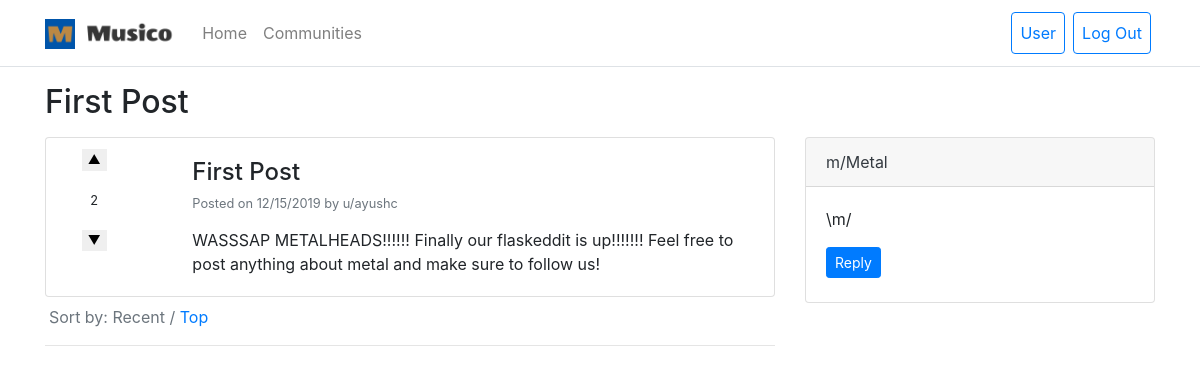
/community/Metal/post/First Post (signed in), run on the app's committed database.
### flaskeddit/models.py (models this page shows, shortened)
class Post(db.Model):
    id = db.Column(db.Integer, primary_key=True)
    title = db.Column(db.String(255), nullable=False)
    post = db.Column(db.Text, nullable=False)
    date_created = db.Column(
        db.DateTime, nullable=False, default=datetime.datetime.utcnow
    )
    user_id = db.Column(db.Integer, db.ForeignKey("app_user.id"), nullable=False)
    community_id = db.Column(db.Integer, db.ForeignKey("community.id"), nullable=False)
    replies = db.relationship(
        "Reply", backref="post", lazy="dynamic", cascade="all, delete-orphan"
    )
    post_votes = db.relationship(
        "PostVote", backref="post", lazy="dynamic", cascade="all, delete-orphan"
    )

class AppUser(db.Model, UserMixin):
    id = db.Column(db.Integer, primary_key=True)
    username = db.Column(db.String(255), unique=True, nullable=False)
    email = db.Column(db.String(255), unique=True, nullable=False)
    password = db.Column(db.String(255), nullable=False)
    date_created = db.Column(
        db.DateTime, nullable=False, default=datetime.datetime.utcnow
    )
    otp_secret = db.Column(db.String(16), nullable=False)
    communities = db.relationship(
        "Community", backref="app_user", lazy="dynamic", cascade="all, delete-orphan"
    )
    posts = db.relationship(
        "Post", backref="app_user", lazy="dynamic", cascade="all, delete-orphan"
    )
    replies = db.relationship(
        "Reply", backref="app_user", lazy="dynamic", cascade="all, delete-orphan"
    )
    post_votes = db.relationship(
        "PostVote", backref="app_user", lazy="dynamic", cascade="all, delete-orphan"
    )
    reply_votes = db.relationship(
        "ReplyVote", backref="app_user", lazy="dynamic", cascade="all, delete-orphan"
    )
    community_members = db.relationship(
        "CommunityMember",
        backref="app_user",
        lazy="dynamic",
        cascade="all, delete-orphan",
    )

class Community(db.Model):
    id = db.Column(db.Integer, primary_key=True)
    name = db.Column(db.String(255), unique=True, nullable=False)
    description = db.Column(db.Text, nullable=False)
    date_created = db.Column(
        db.DateTime, nullable=False, default=datetime.datetime.utcnow
    )
    user_id = db.Column(db.Integer, db.ForeignKey("app_user.id"), nullable=False)
    posts = db.relationship(
        "Post", backref="community", lazy="dynamic", cascade="all, delete-orphan"
    )
    community_members = db.relationship(
        "CommunityMember",
        backref="community",
        lazy="dynamic",
        cascade="all, delete-orphan",
    )

### flaskeddit/post/routes.py (the view)
@post_blueprint.route("/community/<string:name>/post/<string:title>")
def post(name, title):
    page = int(request.args.get("page", 1))
    post = post_service.get_post_with_votes(title, name)
    if post:
        replies = post_service.get_post_replies(post.id, page, False)
        return render_template("post.html", tab="recent", post=post, replies=replies)
    else:
        abort(404)

### flaskeddit/models.py (called while the page is built)
@login_manager.user_loader
def load_user(user_id):
    return AppUser.query.get(user_id)

### flaskeddit/post/post_service.py (called while the page is built)
def get_post_with_votes(title, community_name):
    post = (
        db.session.query(
            Post.id,
            Post.title,
            Post.post,
            Post.date_created,
            Post.user_id,
            db.func.coalesce(db.func.sum(PostVote.vote), 0).label("votes"),
            AppUser.username,
            Community.name.label("community_name"),
            Community.description.label("community_description"),
        )
        .join(AppUser, Post.user_id == AppUser.id)
        .join(Community, Post.community_id == Community.id)
        .outerjoin(PostVote, Post.id == PostVote.post_id)
        .filter(Post.title == title)
        .filter(Community.name == community_name)
        .group_by(Post.id, AppUser.id, Community.id)
        .first()
    )
    return post

def get_post_replies(post_id, page, ordered_by_votes):
    ordered_by = Reply.date_created.desc()
    if ordered_by_votes:
        ordered_by = db.literal_column("votes").desc()
    replies = (
        db.session.query(
            Reply.id,
            Reply.reply,
            Reply.user_id,
            Reply.date_created,
            db.func.coalesce(db.func.sum(ReplyVote.vote), 0).label("votes"),
            AppUser.username,
        )
        .join(AppUser, Reply.user_id == AppUser.id)
        .outerjoin(ReplyVote, Reply.id == ReplyVote.reply_id)
        .filter(Reply.post_id == post_id)
        .group_by(Reply.id, AppUser.id)
        .order_by(ordered_by)
        .paginate(page=page, per_page=5)
    )
    return replies

### flaskeddit/templates/post.html (shortened to what this page needs)
{% extends "base.html" %} {% block content %}
<h2 class="mb-3">{{ post.title }}</h2>
<div class="row">
  <div class="col-8">
    <div class="card mb-2">
      <div class="row">
        <div class="col-2">
          <ul class="list-group text-center border-0">
            <li class="list-group-item py-1 my-1 border-0">
              <form
                action="{{ url_for('post.upvote_post', name=post.community_name, title=post.title) }}"
                method="POST"
              >
                <small
                  ><input
                    class="border-0"
                    type="submit"
                    value="▲"
                /></small>
              </form>
            </li>
            <li class="list-group-item py-1 my-1 border-0">
              <small>{{ post.votes }}</small>
            </li>
            <li class="list-group-item py-1 my-1 border-0">
              <form
                action="{{ url_for('post.downvote_post', name=post.community_name, title=post.title) }}"
                method="POST"
              >
                <small
                  ><input
                    class="border-0"
                    type="submit"
                    value="▼"
                /></small>
              </form>
            </li>
          </ul>
        </div>
        <div class="col-10">
          <div class="card-body">
            <h4 class="card-title">
              {{ post.title }}
            </h4>
            <h6 class="card-subtitle text-muted mb-3">
              <small
                >Posted on {{ post.date_created.strftime("%m/%d/%Y") }} by
                <a
                  class="text-muted"
                  href="{{ url_for('user.app_user', username=post.username) }}"
                  >u/{{ post.username }}</a
                >
              </small>
            </h6>
            <p class="card-text">
              {{ post.post }}
            </p>
          </div>
        </div>
      </div>
    </div>
    <p class="text-muted ml-1">
      Sort by:
      {% if tab == "recent" %}
        Recent /
        <a
          href="{{ url_for('post.top_post', name=post.community_name, title=post.title) }}"
          >Top</a
        >
      {% elif tab == "top" %}
        <a
          href="{{ url_for('post.post', name=post.community_name, title=post.title) }}"
          >Recent</a
        >
        / Top
      {% endif %}
    </p>
    <hr />
  </div>
  <div class="col-4">
    <div class="card">
      <div class="card-header">
        <a
          class="text-dark"
          href="{{ url_for('community.community', name=post.community_name) }}"
          >m/{{ post.community_name }}</a
        >
      </div>
      <div class="card-body">
        <p class="card-text">
          {{ post.community_description }}
        </p>
        <div class="container-fluid">
          <div class="row">
            <a
              href="{{ url_for('reply.reply', name=post.community_name, title=post.title) }}"
              class="btn btn-sm btn-primary mb-1"
              >Reply</a
            >
          </div>
        </div>
      </div>
    </div>
  </div>
</div>
{% endblock %}

### data on the page
Post: title "First Post", post "WASSSAP METALHEADS!!!!!! Finally our flaskeddit is up!!!!!!! Feel free to post anything about metal and make sure to follow us!"
AppUser: username "ayushc"
Community: community_name "Metal", community_description "\\m/"

### other printed values
{{ post.votes }} "2"
{{ post.date_created.strftime("%m/%d/%Y") }} "12/15/2019"
